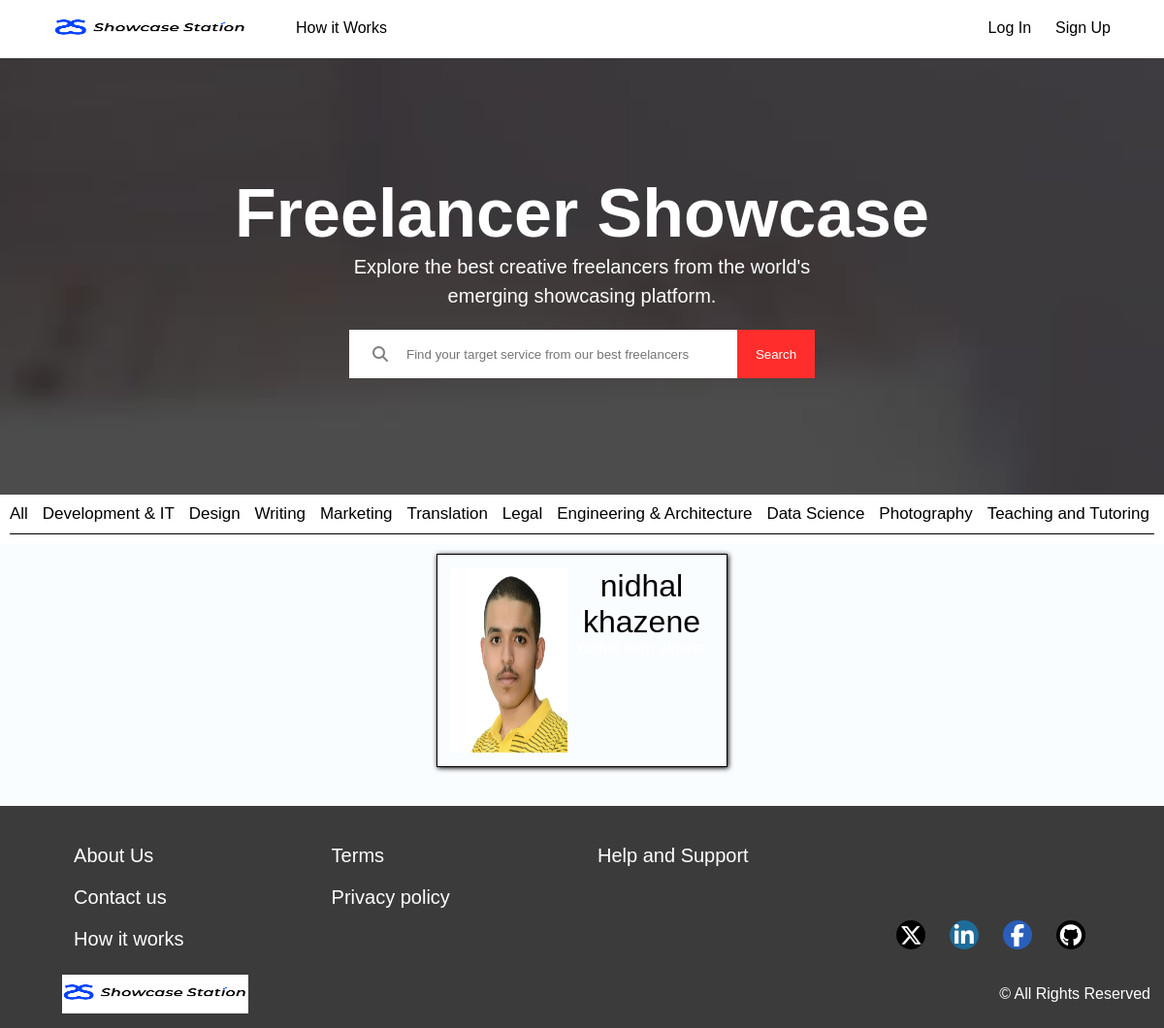
Screenshot of /Design and Creative/ with the database file from the repository.
### freelancers/models.py (models this page shows, shortened)
class Freelancer(models.Model):
    user = models.OneToOneField(User, on_delete=models.CASCADE)
    firstname = models.CharField(max_length=20)
    lastname = models.CharField(max_length=20)
    nationality = models.CharField(max_length=30)
    age = models.CharField(max_length=3)
    phone_number = models.CharField(max_length=20)
    photo_id = models.ImageField(upload_to="freelancer_photos/", blank=True, null=True)
    email = models.CharField(max_length=50)
    bio = models.CharField(max_length=200)
    description = models.CharField(max_length=4000)
    facebook_link = models.CharField(max_length=100, blank=True, null=True)
    instagram_link = models.CharField(max_length=100, blank=True, null=True)
    whatsapp_link = models.CharField(max_length=100, blank=True, null=True)
    telegram_link = models.CharField(max_length=100, blank=True, null=True)
    linkedin_link = models.CharField(max_length=100, blank=True, null=True)
    viber_link = models.CharField(max_length=100, blank=True, null=True)
    twitter_link = models.CharField(max_length=100, blank=True, null=True)
    skype_link = models.CharField(max_length=100, blank=True, null=True)
    tiktok_link = models.CharField(max_length=100, blank=True, null=True)
    youtube_link = models.CharField(max_length=100, blank=True, null=True)
    github_link = models.CharField(max_length=100, blank=True, null=True)
    behance_link = models.CharField(max_length=100, blank=True, null=True)
    categories = models.ManyToManyField("Category", related_name="freelancers")

### accounts/views.py (the view)
# urls.py: 2. Add a URL to urlpatterns:  path('', views.home, name='home')
def home(request, category=None):
    if category is not None:
        freelancers = Freelancer.objects.filter(categories__name=category)
    else:
        freelancers = Freelancer.objects.all()
    return render(request, "homepage.html", {"freelancers": freelancers})

### templates/homepage.html (shortened to what this page needs)
{% load static %}
<!DOCTYPE html>
<html lang="en">
<head>
    <link rel="stylesheet" href="{% static '../static/css/for_homepage1_2.css' %}">
    <link rel="stylesheet" href="https://cdnjs.cloudflare.com/ajax/libs/font-awesome/6.5.2/css/all.min.css"
 />
</head>
<body>
    <div class="first">
        <div class="head">
            <img src="{% static '../static/images/logo.png' %}" alt="">
            <a href="{% url 'how it works' %}">How it Works</a>
        </div>
        {% if user.is_authenticated %}
        <span class="links">HELLO, {{ user.username }}</span>
        <a href="{% url 'logout' %}">Logout</a>
        {% if user.freelancer %}
        <a href="{% url 'submit_portfolio' freelancer_id=user.freelancer.id %}">Submit to showcase</a>
        {% endif %}
        {% else %}
        <div class="links">
            <a href="{% url 'login' %}">Log In</a>
            <a href="{% url 'signup' %}">Sign Up</a>
        </div>
        {% endif %}
    </div>
    <div class="page">
        <h1>Freelancer Showcase</h1>
        <p>Explore the best creative freelancers from the world's
            emerging showcasing platform.</p>
        <div class="search">
            <i class="fa-sharp fa-solid fa-magnifying-glass"></i>
            <input type="search" id="search" placeholder="Find your target service from our best freelancers">
            <button type="button" id="but">Search</button>
        </div>
    </div>
    <div class="categories">
        <a href="{% url 'homepage' %}">All</a>
        <a href="{% url 'homepage_with_category' 'Development and IT' %}">Development & IT</a>
        <a href="{% url 'homepage_with_category' 'Design and Creative' %}">Design</a>
        <a href="{% url 'homepage_with_category' 'Writing and Copywriting' %}">Writing</a>
        <a href="{% url 'homepage_with_category' 'Sales and Marketing' %}">Marketing</a>
        <a href="{% url 'homepage_with_category' 'Translation & caption' %}">Translation</a>
        <a href="{% url 'homepage_with_category' 'Legal' %}">Legal</a>
        <a href="{% url 'homepage_with_category' 'Engineering and Architecture' %}">Engineering & Architecture</a>
        <a href="{% url 'homepage_with_category' 'Data Science and Analysis' %}">Data Science</a>
        <a href="{% url 'homepage_with_category' 'Photography' %}">Photography</a>
        <a href="{% url 'homepage_with_category' 'Teaching and Tutoring' %}">Teaching and Tutoring</a>
    </div>
    <div class="freelencers">
        {% for f in freelancers %}
        <a href="{% url 'profile' freelancer_id=f.id %}" class="profile-link">
            <div class="all">
                {% if f.photo_id %}
                <img src="{{ f.photo_id.url }}" alt="">
                {% endif %}
                <div class="description">
                    {% if f.firstname and f.lastname %}
                    <h1>{{ f.firstname }} {{ f.lastname }}</h1>
                    {% endif %}
                    {% if f.bio %}
                    <p>{{ f.bio }}</p>
                    {% endif %}
                </div>
            </div>
        </a>
        {% endfor %}
    </div>
    <footer id="footer">
        <div class="foot">
            <div class="cont">
                <a href="{% url 'about' %}">About Us</a>
                <a href="{% url 'contact' %}">Contact us</a>
                <a href="{% url 'how it works' %}">How it works</a>
            </div>
            <div class="cont">
                <a href="{% url 'terms' %}">Terms</a>
                <a href="{% url 'privacy' %}">Privacy policy</a>
            </div>
            <div class="cont">
                <a href="{% url 'help' %}">Help and Support</a>
            </div>
            <div class="cont">
                <a href="#"><i class="fa-brands fa-x-twitter" style="background-color : black"></i></a>
                <a href="#"><i class="fa-brands fa-linkedin-in "></i></a>
                <a href="#"><i class="fa-brands fa-facebook-f "
                        style="background-color: rgba(36, 109, 234, 0.733);"></i></a>
                <a href="#"> <i class="fa-brands fa-github " style="background-color : black"></i></a>
            </div>
        </div>
        <div class="cont1">
            <img src="{% static '../static/images/logo.png' %}">
            <p>&copy; All Rights Reserved</p>
        </div>
    </footer>
</body>
</html>

### static/css/for_homepage1_2.css (style rules this page uses)
* { box-sizing: border-box; margin: 0; padding: 0%; outline: none; border: none; font-family: Helvetica, sans-serif; text-decoration: none; color: black; }
img { width: 200px; height: 100%; }
a { width: fit-content; }
.first { display: flex; max-width: 1090px; justify-content: space-between; align-self: center; margin: 10px auto; max-height:40px; }
.head { gap: 50px; }
.page { background-image: url(../images/for_homepage1_2.jpeg); height: 450px; background-size: cover; display: flex; flex-direction: column; justify-content: center; align-items: center; }
h1,p { text-align: center; text-align-last: center; font-weight: 100; }
.page h1,p { color: white; }
.page h1 { font-size:70px; font-weight: 600; }
.page p { max-width: 510px; font-size: 20px; padding: 0 5px; line-height: 30px; }
.search { display: flex; margin-top: 20px; position: relative; }
.search i { position: absolute; left: 24px; align-self: center; color: grey; }
input { padding-left: 38px; height: 50px; width: 400px; }
button { color: white; background-color:#ff2e2cff ; width: 80px; padding: 5px; cursor: pointer; height: 50px; }
input::placeholder { padding-left: 21px; }
.freelencers { background-color:rgba(240, 248, 255, 0.363); max-width:1230px ; display: flex; flex-wrap: wrap; padding: 10px; justify-content: space-around; }
.freelencers img { width: 120px; height: 190px; margin-right: 3px; }
.all { display: flex; width: 300px; border: 1px solid ; padding: 14px; box-shadow: 1px 1px 5px black; margin-bottom: 30px; }
.foot { display: flex; justify-content: space-between; }
.cont { max-width: 260px; font-size: 20px; display: flex; flex-direction: column; margin: 40px auto 0px; gap: 20px; }
.cont a { text-align: center; color: white; }

### rows the page displays
Freelancer: photo_id (picture), firstname "nidhal", lastname "khazene"
